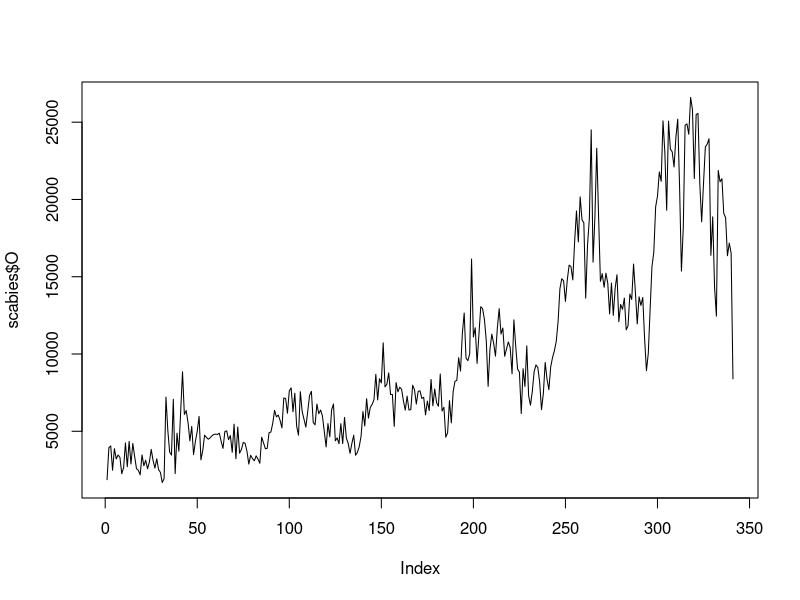
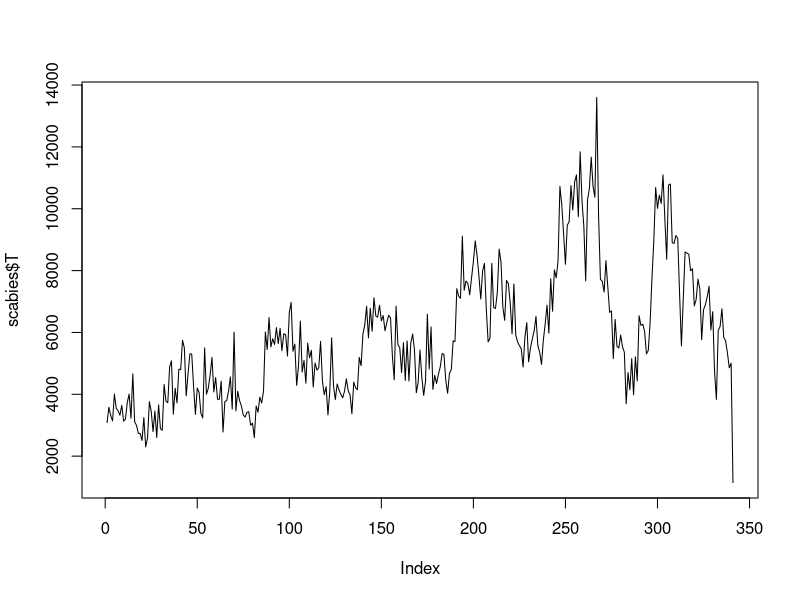
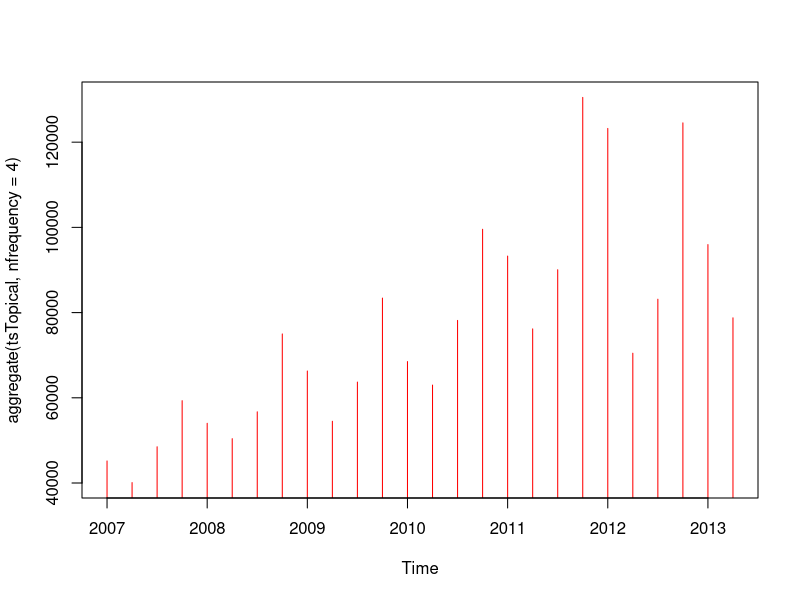
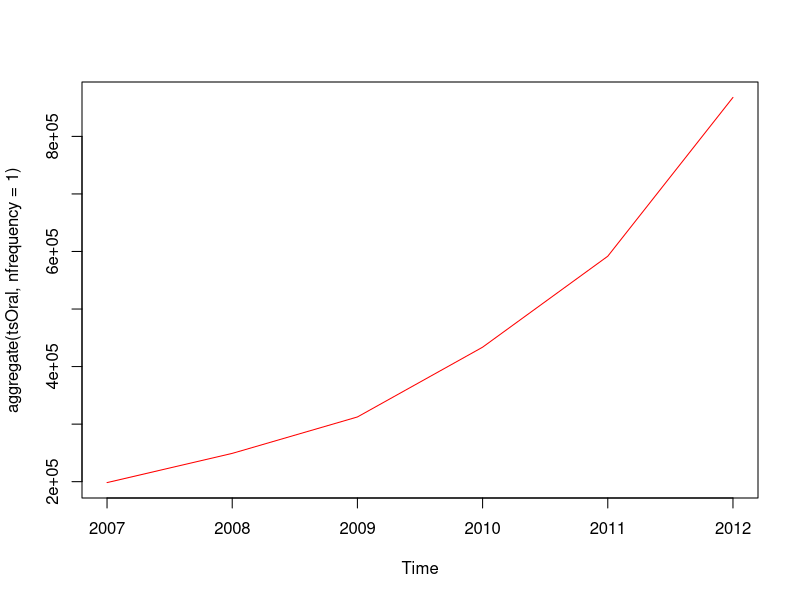

Write the R code that produced these figures, in order. (Note: this script raises an error after producing the figures.)
## ---- chunk 1
knitr::opts_chunk$set(eval=F, echo=F)
solution <- FALSE

## ---- chunk 2
scabies<-read.csv2(file="RawdataScabiesDrugs.csv")
## ---- chunk 3
tsOral=ts(scabies$O, frequency = 52, start=c(2007,1))
## ---- chunk 4
tsTopical=ts(scabies$T, frequency = 52, start=c(2007,1))
## ---- chunk 5
plot(scabies$O,type="l")
plot(scabies$T,type="l")
## ---- chunk 6

plot(aggregate(tsTopical, nfrequency = 4), col="red", type="h")
plot(aggregate(tsOral, nfrequency = 1), col="red")

## ---- chunk 7
plot(ma(tsOral, order = 4))
## ---- chunk 8
decO=decompose(tsOral)
decT=decompose(tsTopic)
## ---- chunk 9
decOs=stl(tsOral, s.window="periodic")
decTs=stl(tsTopic, s.window="periodic")
## ---- chunk 10
fitO=auto.arima(tsOral, trace=T)
fitT=auto.arima(tsTopic, trace=T)
## ---- chunk 11
plot(forecast(fitO, h=52))
plot(forecast(fitT, h=52))
## ---- chunk 12
ILI=read.csv2(file = "ILIData.csv")

plot(decompose(tsILI))

plot(stl(tsILI, s.window="periodic"))
